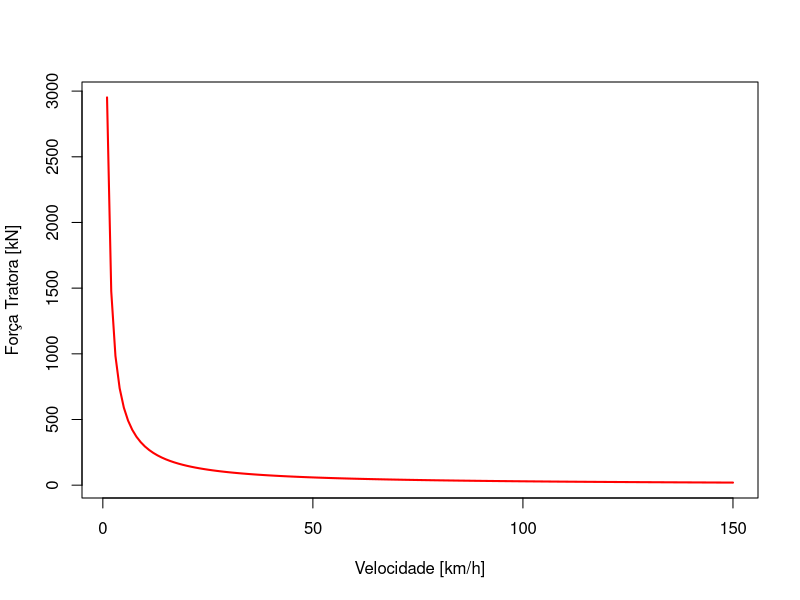
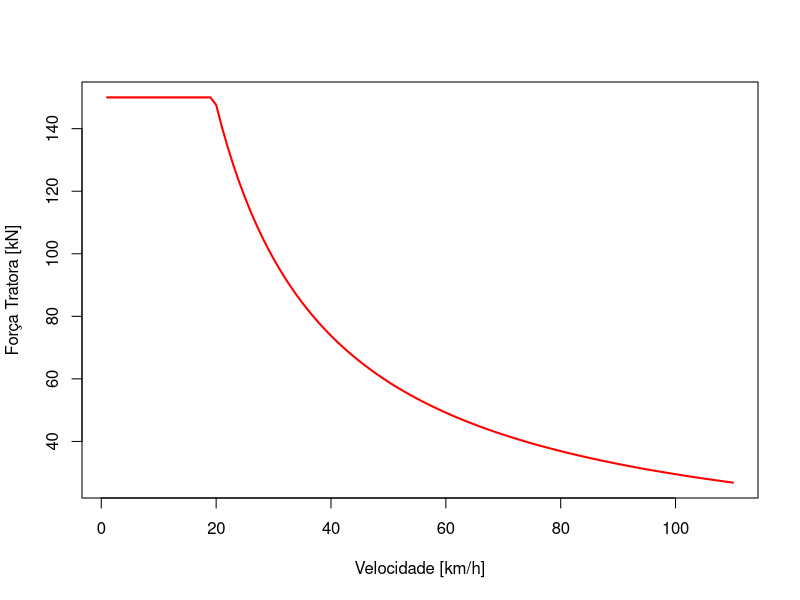

These figures' R source, in order:
## ---- chunk 1
# Potência em kW
P = 1000
# Eficiência
n = 0.82
# Velocidades em km/h
v = 1:150

Ft = n * 3.6 * ( P / v )

plot(v, Ft, type='l', col='red', lwd=2, 
     xlab='Velocidade [km/h]',
     ylab='Força Tratora [kN]')

## ---- chunk 2
# Potência em kW
P = 1000
# Eficiência
n = 0.82
# Limite da voltagem/rotação do motor
vmax = 110 #km/h
# Velocidades em km/h
v = 1:vmax
# Limite da corrente elétrica
Ftce = 150 #kN

Ft = n * 3.6 * ( P / v )
Ft[Ft > Ftce] = Ftce


plot(v, Ft, type='l', col='red', lwd=2, 
     xlab='Velocidade [km/h]',
     ylab='Força Tratora [kN]')
